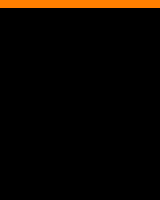

Below is a game level as drawn by its tile map, then a one-line description and the .tmx file that defines it, in full:
An orthogonal 40x50 tile map with 4x4 px tiles, 1 tile layer (Tile Layer 1).

<map version="1.0" tiledversion="1.0.2" orientation="orthogonal" renderorder="left-up" width="40" height="50" tilewidth="4" tileheight="4" nextobjectid="1">
 <tileset firstgid="1" source="tennis.tsx" />
 <layer name="Tile Layer 1" width="40" height="50">
  <data encoding="csv">
1,1,1,1,1,1,1,1,1,1,1,1,1,1,1,1,1,1,1,1,1,1,1,1,1,1,1,1,1,1,1,1,1,1,1,1,1,1,1,1,
1,1,1,1,1,1,1,1,1,1,1,1,1,1,1,1,1,1,1,1,1,1,1,1,1,1,1,1,1,1,1,1,1,1,1,1,1,1,1,1,
0,0,0,0,0,0,0,0,0,0,0,0,0,0,0,0,0,0,0,0,0,0,0,0,0,0,0,0,0,0,0,0,0,0,0,0,0,0,0,0,
0,0,0,0,0,0,0,0,0,0,0,0,0,0,0,0,0,0,0,0,0,0,0,0,0,0,0,0,0,0,0,0,0,0,0,0,0,0,0,0,
0,0,0,0,0,0,0,0,0,0,0,0,0,0,0,0,0,0,0,0,0,0,0,0,0,0,0,0,0,0,0,0,0,0,0,0,0,0,0,0,
0,0,0,0,0,0,0,0,0,0,0,0,0,0,0,0,0,0,0,0,0,0,0,0,0,0,0,0,0,0,0,0,0,0,0,0,0,0,0,0,
0,0,0,0,0,0,0,0,0,0,0,0,0,0,0,0,0,0,0,0,0,0,0,0,0,0,0,0,0,0,0,0,0,0,0,0,0,0,0,0,
0,0,0,0,0,0,0,0,0,0,0,0,0,0,0,0,0,0,0,0,0,0,0,0,0,0,0,0,0,0,0,0,0,0,0,0,0,0,0,0,
0,0,0,0,0,0,0,0,0,0,0,0,0,0,0,0,0,0,0,0,0,0,0,0,0,0,0,0,0,0,0,0,0,0,0,0,0,0,0,0,
0,0,0,0,0,0,0,0,0,0,0,0,0,0,0,0,0,0,0,0,0,0,0,0,0,0,0,0,0,0,0,0,0,0,0,0,0,0,0,0,
0,0,0,0,0,0,0,0,0,0,0,0,0,0,0,0,0,0,0,0,0,0,0,0,0,0,0,0,0,0,0,0,0,0,0,0,0,0,0,0,
0,0,0,0,0,0,0,0,0,0,0,0,0,0,0,0,0,0,0,0,0,0,0,0,0,0,0,0,0,0,0,0,0,0,0,0,0,0,0,0,
0,0,0,0,0,0,0,0,0,0,0,0,0,0,0,0,0,0,0,0,0,0,0,0,0,0,0,0,0,0,0,0,0,0,0,0,0,0,0,0,
0,0,0,0,0,0,0,0,0,0,0,0,0,0,0,0,0,0,0,0,0,0,0,0,0,0,0,0,0,0,0,0,0,0,0,0,0,0,0,0,
0,0,0,0,0,0,0,0,0,0,0,0,0,0,0,0,0,0,0,0,0,0,0,0,0,0,0,0,0,0,0,0,0,0,0,0,0,0,0,0,
0,0,0,0,0,0,0,0,0,0,0,0,0,0,0,0,0,0,0,0,0,0,0,0,0,0,0,0,0,0,0,0,0,0,0,0,0,0,0,0,
0,0,0,0,0,0,0,0,0,0,0,0,0,0,0,0,0,0,0,0,0,0,0,0,0,0,0,0,0,0,0,0,0,0,0,0,0,0,0,0,
0,0,0,0,0,0,0,0,0,0,0,0,0,0,0,0,0,0,0,0,0,0,0,0,0,0,0,0,0,0,0,0,0,0,0,0,0,0,0,0,
0,0,0,0,0,0,0,0,0,0,0,0,0,0,0,0,0,0,0,0,0,0,0,0,0,0,0,0,0,0,0,0,0,0,0,0,0,0,0,0,
0,0,0,0,0,0,0,0,0,0,0,0,0,0,0,0,0,0,0,0,0,0,0,0,0,0,0,0,0,0,0,0,0,0,0,0,0,0,0,0,
0,0,0,0,0,0,0,0,0,0,0,0,0,0,0,0,0,0,0,0,0,0,0,0,0,0,0,0,0,0,0,0,0,0,0,0,0,0,0,0,
0,0,0,0,0,0,0,0,0,0,0,0,0,0,0,0,0,0,0,0,0,0,0,0,0,0,0,0,0,0,0,0,0,0,0,0,0,0,0,0,
0,0,0,0,0,0,0,0,0,0,0,0,0,0,0,0,0,0,0,0,0,0,0,0,0,0,0,0,0,0,0,0,0,0,0,0,0,0,0,0,
0,0,0,0,0,0,0,0,0,0,0,0,0,0,0,0,0,0,0,0,0,0,0,0,0,0,0,0,0,0,0,0,0,0,0,0,0,0,0,0,
0,0,0,0,0,0,0,0,0,0,0,0,0,0,0,0,0,0,0,0,0,0,0,0,0,0,0,0,0,0,0,0,0,0,0,0,0,0,0,0,
0,0,0,0,0,0,0,0,0,0,0,0,0,0,0,0,0,0,0,0,0,0,0,0,0,0,0,0,0,0,0,0,0,0,0,0,0,0,0,0,
0,0,0,0,0,0,0,0,0,0,0,0,0,0,0,0,0,0,0,0,0,0,0,0,0,0,0,0,0,0,0,0,0,0,0,0,0,0,0,0,
0,0,0,0,0,0,0,0,0,0,0,0,0,0,0,0,0,0,0,0,0,0,0,0,0,0,0,0,0,0,0,0,0,0,0,0,0,0,0,0,
0,0,0,0,0,0,0,0,0,0,0,0,0,0,0,0,0,0,0,0,0,0,0,0,0,0,0,0,0,0,0,0,0,0,0,0,0,0,0,0,
0,0,0,0,0,0,0,0,0,0,0,0,0,0,0,0,0,0,0,0,0,0,0,0,0,0,0,0,0,0,0,0,0,0,0,0,0,0,0,0,
0,0,0,0,0,0,0,0,0,0,0,0,0,0,0,0,0,0,0,0,0,0,0,0,0,0,0,0,0,0,0,0,0,0,0,0,0,0,0,0,
0,0,0,0,0,0,0,0,0,0,0,0,0,0,0,0,0,0,0,0,0,0,0,0,0,0,0,0,0,0,0,0,0,0,0,0,0,0,0,0,
0,0,0,0,0,0,0,0,0,0,0,0,0,0,0,0,0,0,0,0,0,0,0,0,0,0,0,0,0,0,0,0,0,0,0,0,0,0,0,0,
0,0,0,0,0,0,0,0,0,0,0,0,0,0,0,0,0,0,0,0,0,0,0,0,0,0,0,0,0,0,0,0,0,0,0,0,0,0,0,0,
0,0,0,0,0,0,0,0,0,0,0,0,0,0,0,0,0,0,0,0,0,0,0,0,0,0,0,0,0,0,0,0,0,0,0,0,0,0,0,0,
0,0,0,0,0,0,0,0,0,0,0,0,0,0,0,0,0,0,0,0,0,0,0,0,0,0,0,0,0,0,0,0,0,0,0,0,0,0,0,0,
0,0,0,0,0,0,0,0,0,0,0,0,0,0,0,0,0,0,0,0,0,0,0,0,0,0,0,0,0,0,0,0,0,0,0,0,0,0,0,0,
0,0,0,0,0,0,0,0,0,0,0,0,0,0,0,0,0,0,0,0,0,0,0,0,0,0,0,0,0,0,0,0,0,0,0,0,0,0,0,0,
0,0,0,0,0,0,0,0,0,0,0,0,0,0,0,0,0,0,0,0,0,0,0,0,0,0,0,0,0,0,0,0,0,0,0,0,0,0,0,0,
0,0,0,0,0,0,0,0,0,0,0,0,0,0,0,0,0,0,0,0,0,0,0,0,0,0,0,0,0,0,0,0,0,0,0,0,0,0,0,0,
0,0,0,0,0,0,0,0,0,0,0,0,0,0,0,0,0,0,0,0,0,0,0,0,0,0,0,0,0,0,0,0,0,0,0,0,0,0,0,0,
0,0,0,0,0,0,0,0,0,0,0,0,0,0,0,0,0,0,0,0,0,0,0,0,0,0,0,0,0,0,0,0,0,0,0,0,0,0,0,0,
0,0,0,0,0,0,0,0,0,0,0,0,0,0,0,0,0,0,0,0,0,0,0,0,0,0,0,0,0,0,0,0,0,0,0,0,0,0,0,0,
0,0,0,0,0,0,0,0,0,0,0,0,0,0,0,0,0,0,0,0,0,0,0,0,0,0,0,0,0,0,0,0,0,0,0,0,0,0,0,0,
0,0,0,0,0,0,0,0,0,0,0,0,0,0,0,0,0,0,0,0,0,0,0,0,0,0,0,0,0,0,0,0,0,0,0,0,0,0,0,0,
0,0,0,0,0,0,0,0,0,0,0,0,0,0,0,0,0,0,0,0,0,0,0,0,0,0,0,0,0,0,0,0,0,0,0,0,0,0,0,0,
0,0,0,0,0,0,0,0,0,0,0,0,0,0,0,0,0,0,0,0,0,0,0,0,0,0,0,0,0,0,0,0,0,0,0,0,0,0,0,0,
0,0,0,0,0,0,0,0,0,0,0,0,0,0,0,0,0,0,0,0,0,0,0,0,0,0,0,0,0,0,0,0,0,0,0,0,0,0,0,0,
0,0,0,0,0,0,0,0,0,0,0,0,0,0,0,0,0,0,0,0,0,0,0,0,0,0,0,0,0,0,0,0,0,0,0,0,0,0,0,0,
0,0,0,0,0,0,0,0,0,0,0,0,0,0,0,0,0,0,0,0,0,0,0,0,0,0,0,0,0,0,0,0,0,0,0,0,0,0,0,0
</data>
 </layer>
</map>
